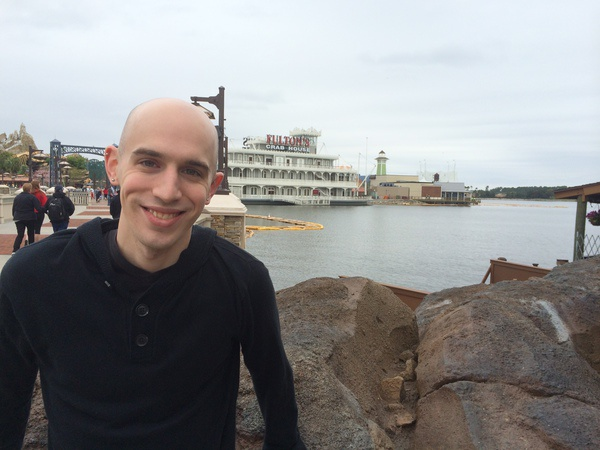
#> input picture 1_images/newimage.jpg, 600 x 450 px
$ python channels.py --image ../../1_images/newimage.jpg   (older library calls are emulated)
#> lines starting #> are read from the running program, lines starting #| are printed output that depends on the picture
### src/imageutils.py
import argparse
import cv2
import numpy as np
from enum import Enum
from enum import IntEnum


class Color(Enum):
    WHITE = 255, 255, 255
    GREEN = 0, 255, 0


class Axis(IntEnum):
    """Wraps `flipMode` values for `cv2.flip` function."""
    BOTH = -1
    VERTICAL = 0
    HORIZONTAL = 1


def parsed_args():
    """Parses required -i image path command-line argument."""
    ap = argparse.ArgumentParser()
    ap.add_argument("-i", "--image", required=True, help="Path to the image")
    return vars(ap.parse_args())


def image_arg():
    """Attempts to retrieve image at `-i` command-line argument."""
    args = parsed_args()
    return cv2.imread(args["image"])
#> returned value is the input picture: shape (450, 600, 3); mean B, G, R 139.9, 140.1, 141


# [9 lines left out: function image_with_gray_arg, not called in this run]


def print_pixel(bgr_pixel):
    """Prints BGR values from provided pixel."""
    (b, g, r) = bgr_pixel
    print("R: {r}, G: {g}, B: {b}".format(r=r, g=g, b=b))


def wait_and_destroy_all_windows():
    cv2.waitKey(0)
    cv2.destroyAllWindows()


# [4 lines left out: function check_opencv_version, not called in this run]


def is_cv2():
    return check_opencv_version("2.")


# [17 lines left out: functions rotated, translated, not called in this run]

### src/basics/channels.py
import numpy as np
import cv2
from imageutils import image_arg
from imageutils import print_pixel

img = image_arg()
(b_chan, g_chan, r_chan) = cv2.split(img)
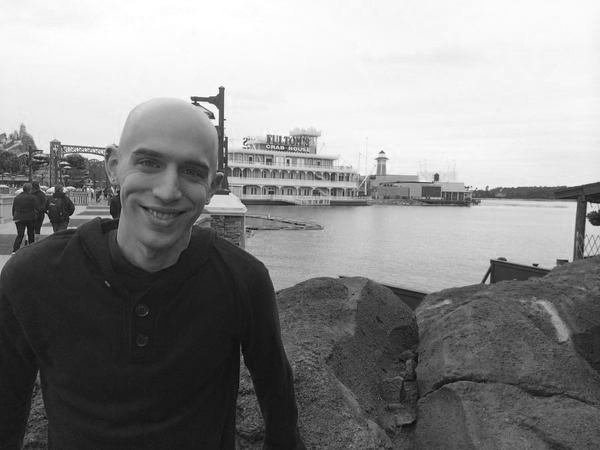
#> b_chan: shape (450, 600); min 6, max 255, mean 139.9
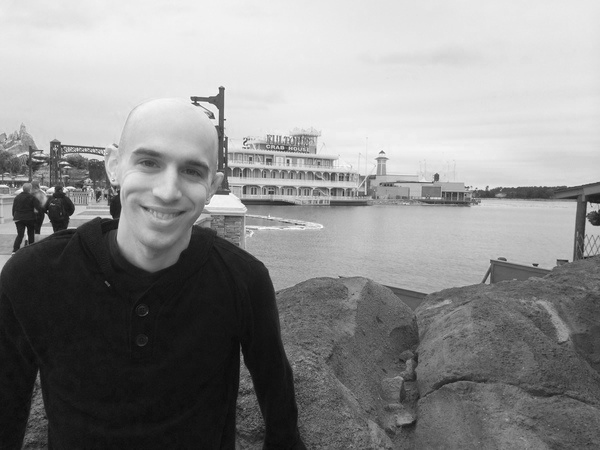
#> r_chan: shape (450, 600); min 9, max 255, mean 141
merged_chans = cv2.merge([b_chan, g_chan, r_chan])
zeros = np.zeros(img.shape[:2], dtype="uint8")
cv2.imshow("Red", cv2.merge([zeros, zeros, r_chan]))
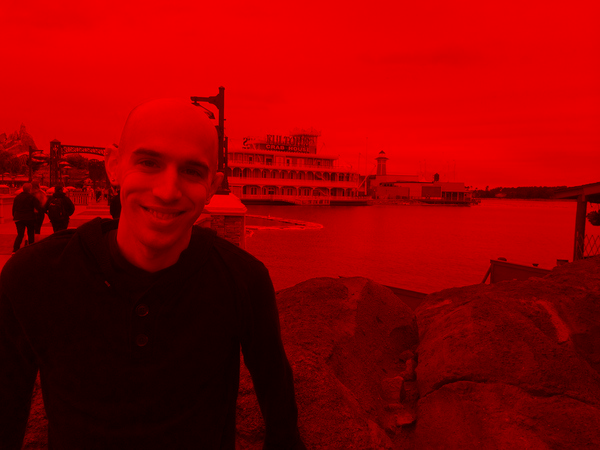
#> window 'Red': shape (450, 600, 3); mean B, G, R 0, 0, 141
cv2.imshow("Green", cv2.merge([zeros, g_chan, zeros]))
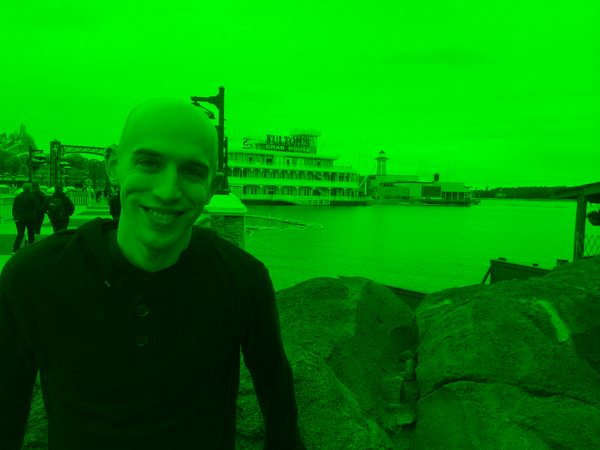
#> window 'Green': shape (450, 600, 3); mean B, G, R 0, 140.1, 0
cv2.imshow("Blue", cv2.merge([b_chan, zeros, zeros]))
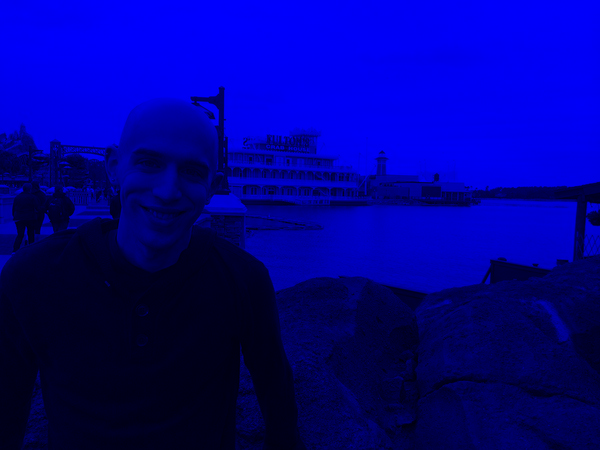
#> window 'Blue': shape (450, 600, 3); mean B, G, R 139.9, 0, 0
cv2.imshow("Merged", merged_chans)
print_pixel(img[5, 80])
#> in print_pixel, `(b, g, r) = bgr_pixel`: b = 250; g = 242; r = 235
#| R: 235, G: 242, B: 250
cv2.waitKey(0)

$ run again, on 1_images/giraffe.png
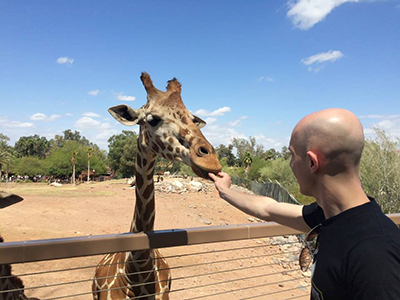
#> input picture 1_images/giraffe.png, 400 x 300 px
#> in image_arg, returned value is the input picture: shape (300, 400, 3); mean B, G, R 150.5, 143.8, 139.8
#> `cv2.imshow("Green", cv2.merge([zeros, g_chan, zeros]))`:
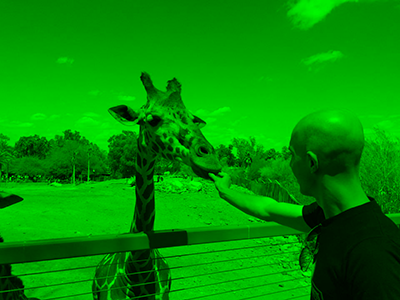
#> window 'Green': shape (300, 400, 3); mean B, G, R 0, 143.8, 0
#> `cv2.imshow("Blue", cv2.merge([b_chan, zeros, zeros]))`:
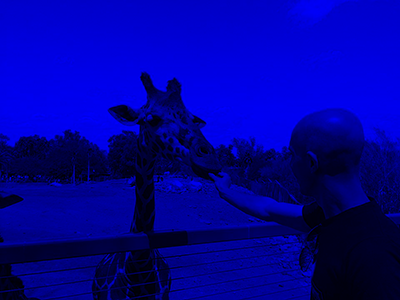
#> window 'Blue': shape (300, 400, 3); mean B, G, R 150.5, 0, 0
#> b = 206; g = 135; r = 92
#| R: 92, G: 135, B: 206

$ run again, on 1_images/grand_canyon.png
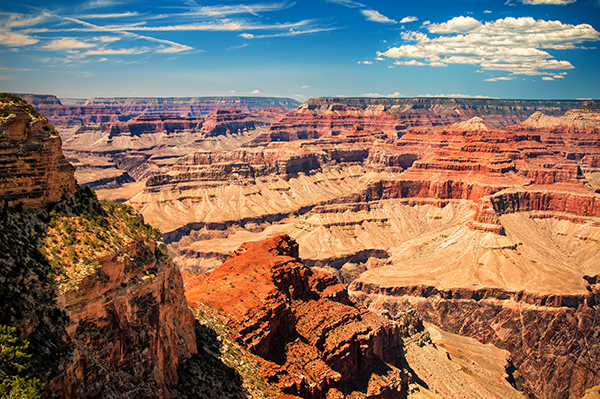
#> input picture 1_images/grand_canyon.png, 600 x 399 px
#> in image_arg, returned value is the input picture: shape (399, 600, 3); mean B, G, R 97.3, 113.1, 138.6
#> `cv2.imshow("Green", cv2.merge([zeros, g_chan, zeros]))`:
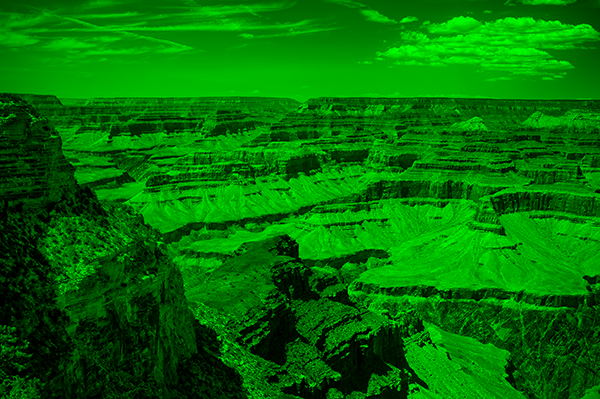
#> window 'Green': shape (399, 600, 3); mean B, G, R 0, 113.1, 0
#> `cv2.imshow("Blue", cv2.merge([b_chan, zeros, zeros]))`:
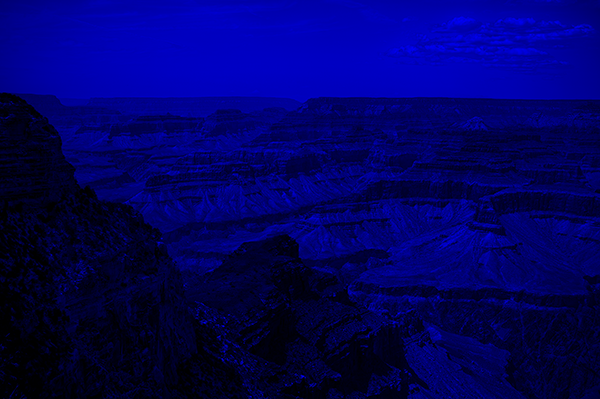
#> window 'Blue': shape (399, 600, 3); mean B, G, R 97.3, 0, 0
#> b = 158; g = 114; r = 48
#| R: 48, G: 114, B: 158
